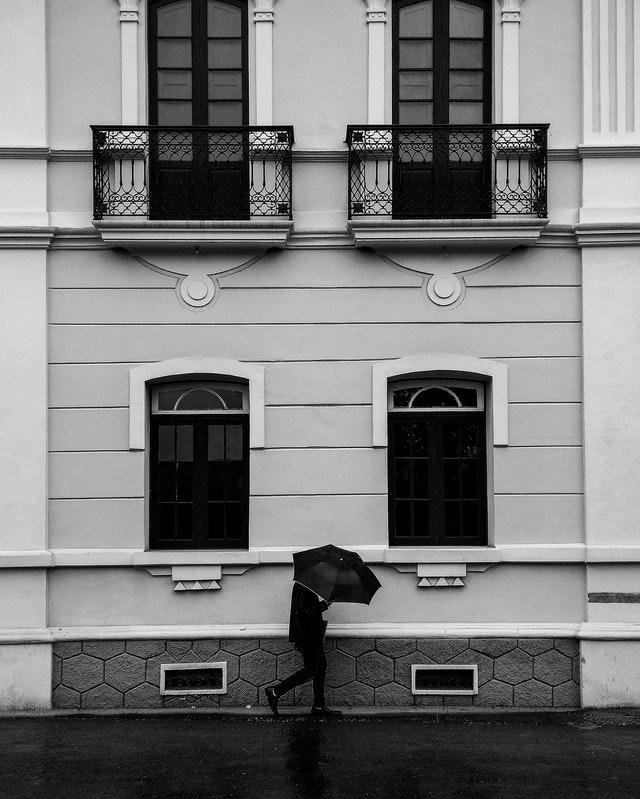
#> input picture walking.jpg, 640 x 799 px
$ jupyter execute 'V22 - Canny.ipynb'   (shell and % lines are left out)
#> lines starting #> are read from the running program, lines starting #| are printed output that depends on the picture; after the words box and inside, x2 and y2 are one past the last pixel; in counts of white or black regions, pixels touching at a corner belong together
[cell 1]
import numpy as np
from matplotlib import pyplot as plt
from skimage.io import imread,imshow,imsave

[cell 2]
im = imread('walking.jpg')
#> im is the input picture: shape (799, 640); min 0, max 255, mean 121.2
plt.figure()
plt.gray()
plt.imshow(im)
plt.show()

[cell 3]
from skimage.feature import canny
from skimage.filters import sobel

borders = canny(im, sigma=2., low_threshold=50, high_threshold=70)
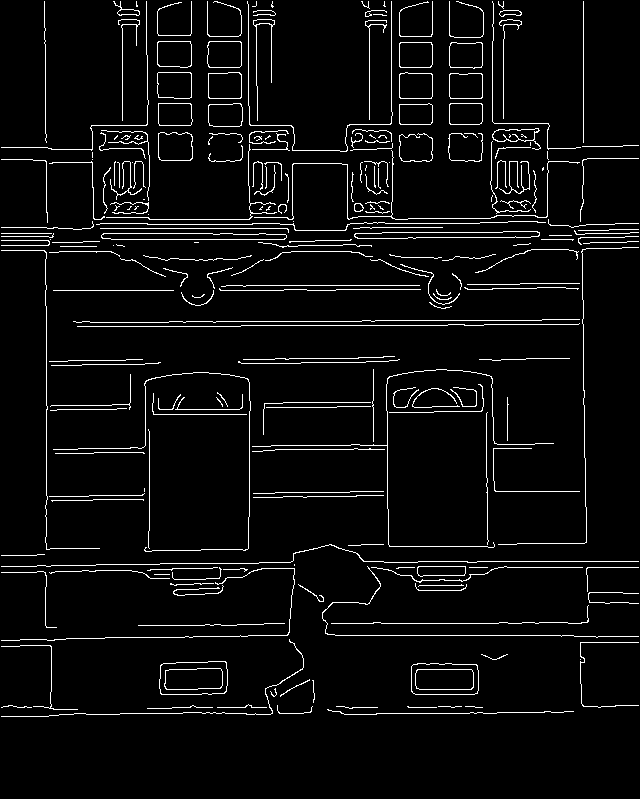
#> borders: shape (799, 640) bool; 4.7% white in thin lines or dots, all inside (x1, y1, x2, y2) = (1, 1, 639, 717)

plt.figure()
plt.imshow(borders)
plt.show()

[cell 4]
from skimage.feature import canny

borders = canny(im, sigma=1.0, low_threshold=25, high_threshold=50)
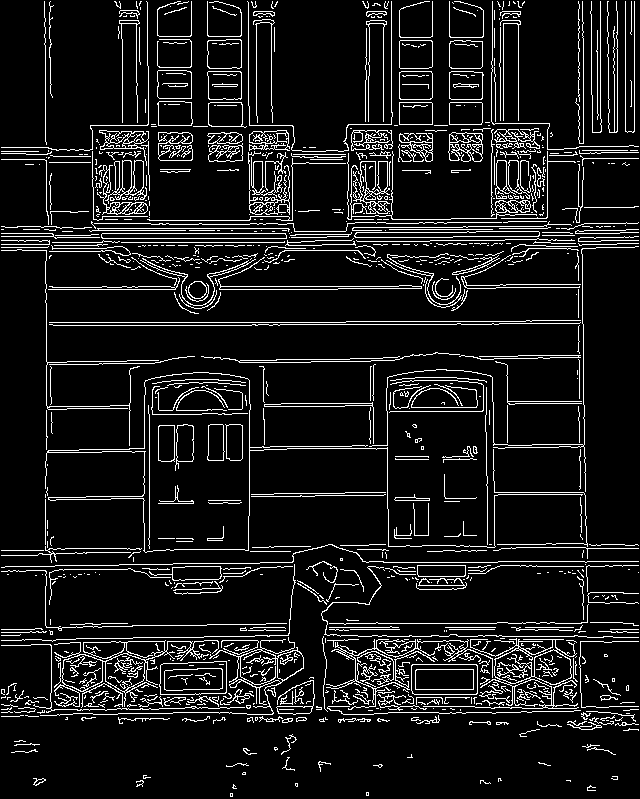
#> borders: shape (799, 640) bool; 9.7% white in thin lines or dots

plt.figure()
plt.imshow(borders)
plt.show()

$ run again, with airplane.jpg copied over walking.jpg
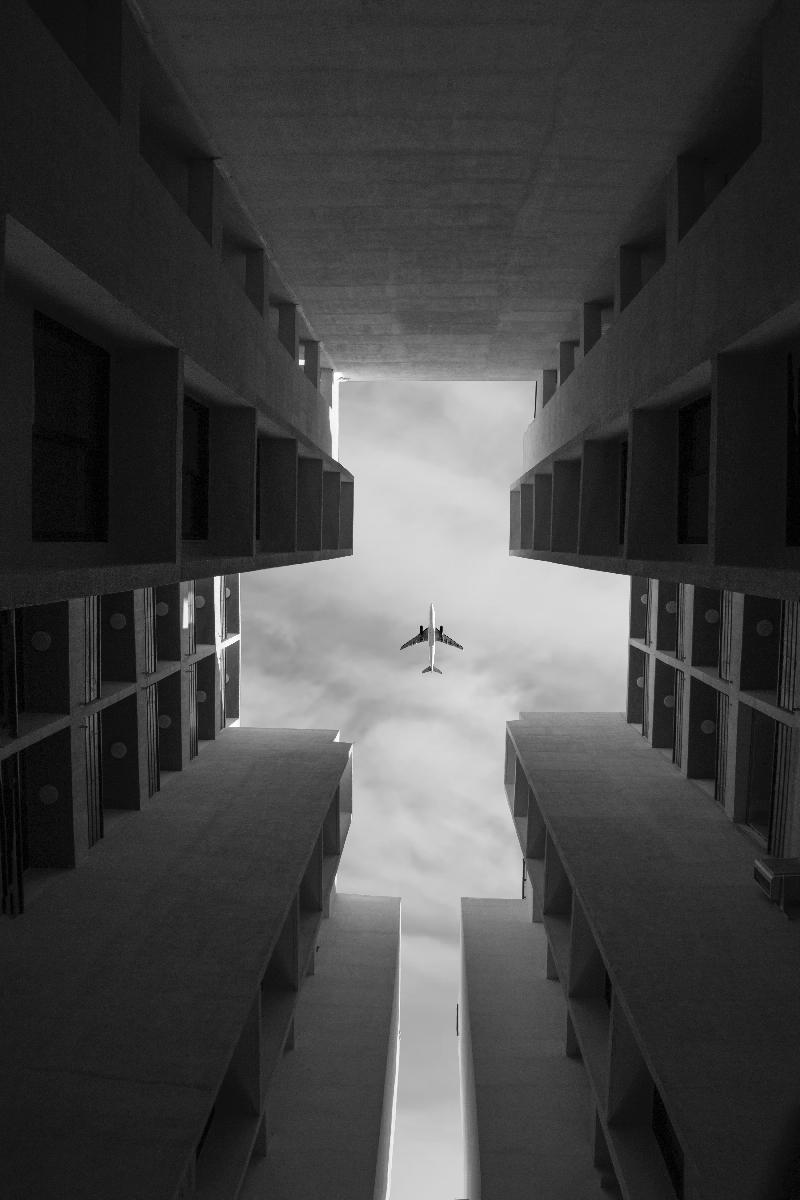
#> input picture airplane.jpg, 800 x 1200 px
#> im is the input picture: shape (1200, 800); min 0, max 255, mean 68.1
#> `borders = canny(im, sigma=2., low_threshold=50, high_threshold=70)`:
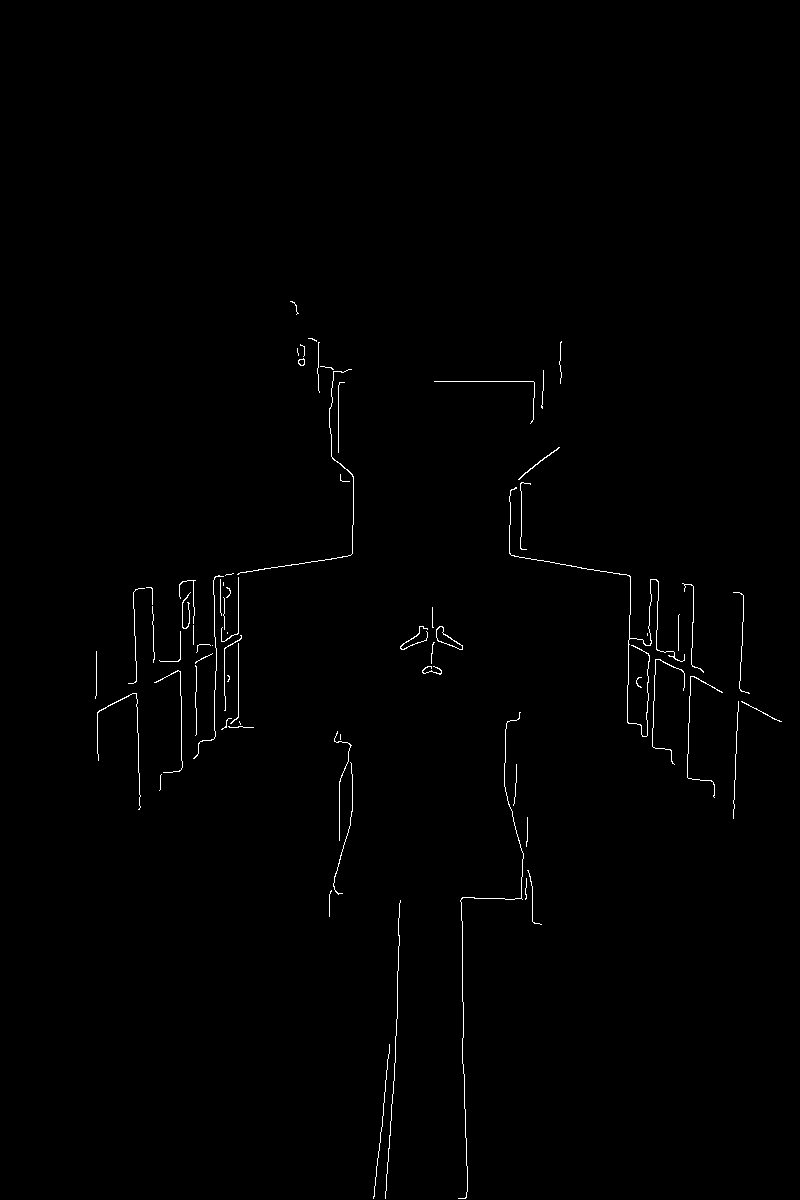
#> borders: shape (1200, 800) bool; 0.62% white in thin lines or dots, all inside (x1, y1, x2, y2) = (95, 301, 782, 1199)
#> `borders = canny(im, sigma=1.0, low_threshold=25, high_threshold=50)`:
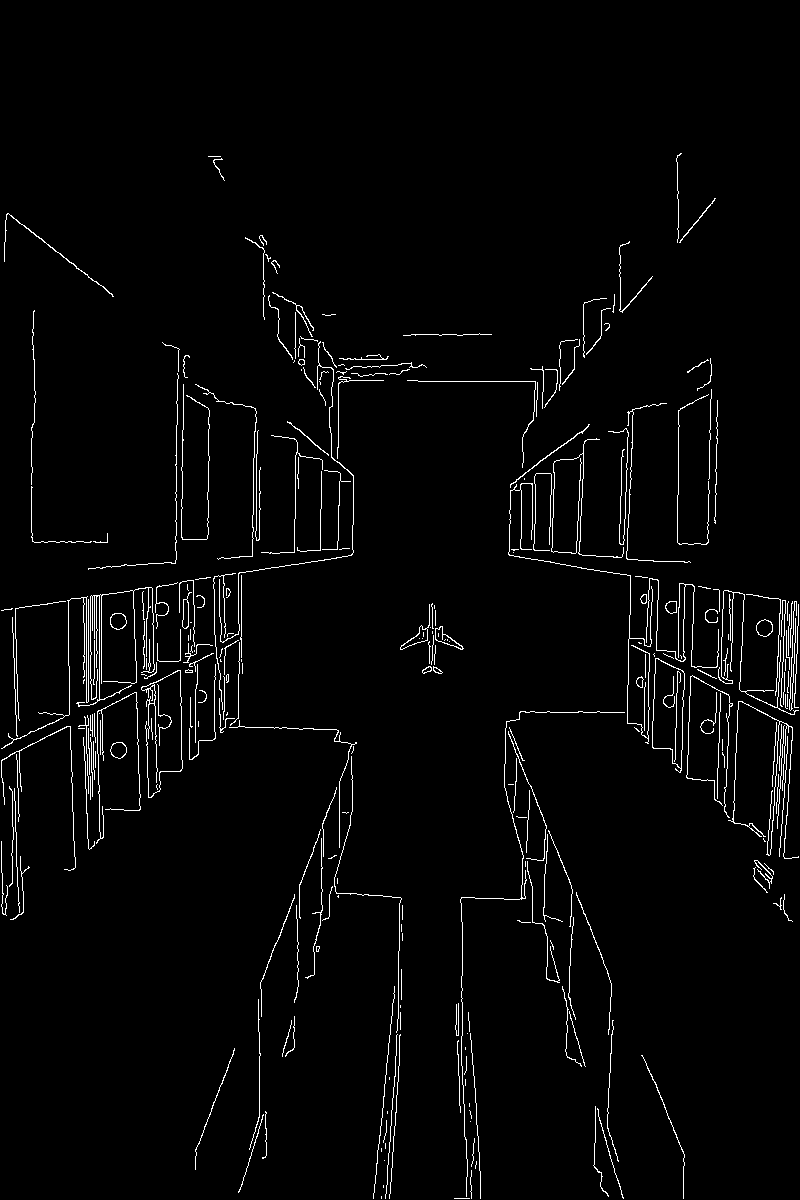
#> borders: shape (1200, 800) bool; 2.5% white in thin lines or dots, all inside (x1, y1, x2, y2) = (1, 153, 799, 1199)
